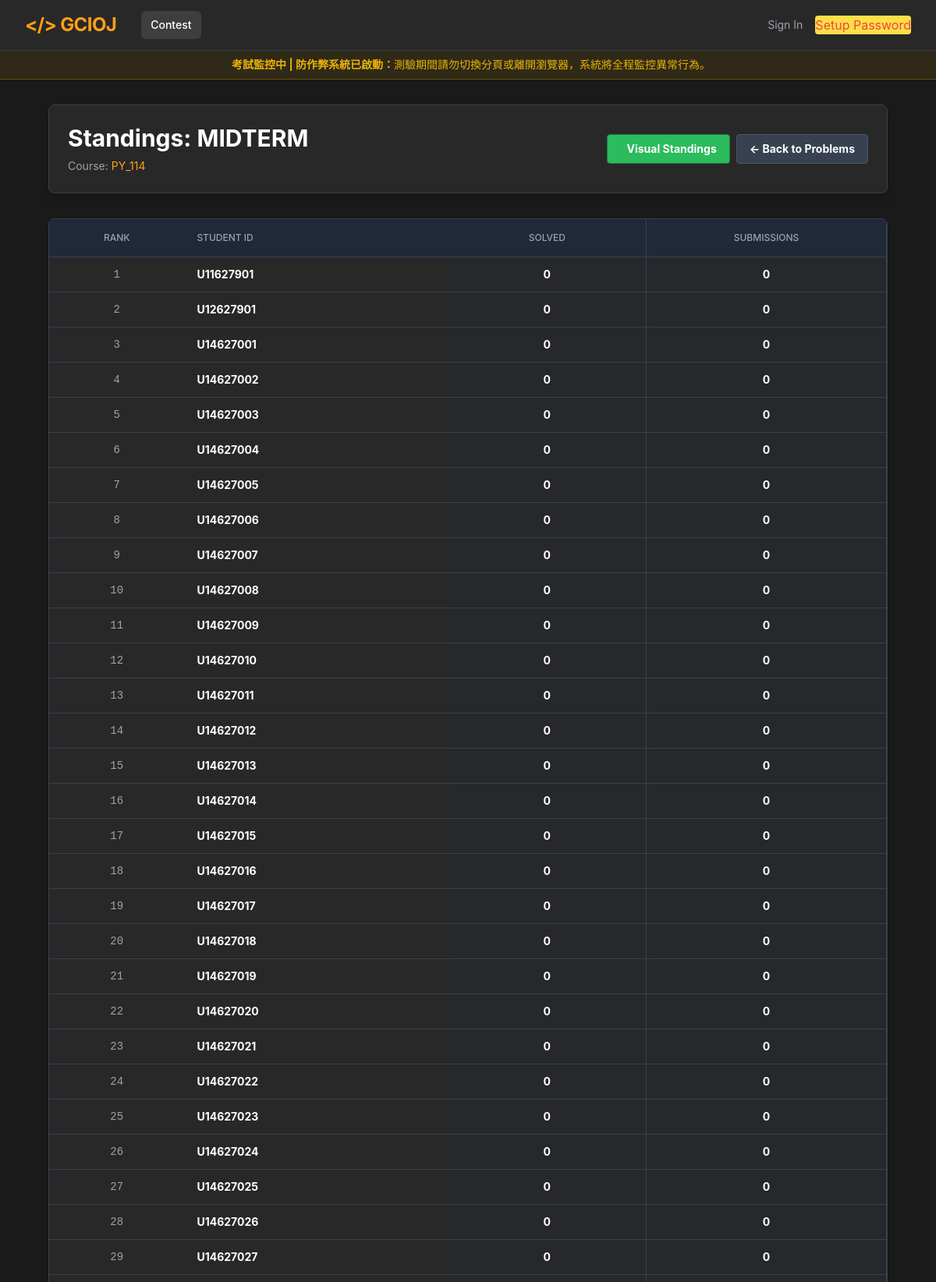
Screenshot of /GCIOJ/standings.php?contestID=32 (upper part) with the database file from the repository.
### tables this page shows
CREATE TABLE `contest` (
  `id` int NOT NULL,
  `name` varchar(100) NOT NULL,
  `course_id` int NOT NULL,
  `course` varchar(100) DEFAULT NULL,
  `is_active` tinyint(1) NOT NULL DEFAULT '0',
  `is_public` tinyint(1) NOT NULL DEFAULT '0',
  `anti_cheat` tinyint(1) NOT NULL DEFAULT '0',
  `start_time` datetime DEFAULT NULL,
  `end_time` datetime DEFAULT NULL
);

CREATE TABLE `student` (
  `id` int NOT NULL,
  `student_id` varchar(50) NOT NULL,
  `password` varchar(20) NOT NULL DEFAULT 'pass',
  `name` varchar(100) DEFAULT NULL,
  `english_name` varchar(100) DEFAULT NULL,
  `class` varchar(50) DEFAULT NULL
);

### GCIOJ/standings.php (the view, shortened to what this page needs)
<?php
$contestId = $_GET['contestID'] ?? 0;
$courseName = $_GET['course'] ?? 0;
$db = DB::connect();
$stmt = $db->prepare("SELECT * FROM contest WHERE id = ?");
$stmt->execute([$contestId]);
$contest = $stmt->fetch(PDO::FETCH_ASSOC);
$stmt = $db->prepare("
    SELECT DISTINCT s.id, s.student_id, s.name
    FROM student s
    JOIN registration r ON s.id = r.student_id
    JOIN course c ON r.course_id = c.id
    JOIN contest con ON con.course = CONCAT(c.code, '_', c.year)
    WHERE con.id = ?
    ORDER BY s.student_id ASC
");
$stmt->execute([$contestId]);
$students = $stmt->fetchAll(PDO::FETCH_ASSOC);
$rankData = [];
usort($students, function($a, $b) use ($rankData) {
    $statA = $rankData[$a['id']] ?? ['solved' => 0, 'latest_id' => 0];
    $statB = $rankData[$b['id']] ?? ['solved' => 0, 'latest_id' => 0];
    if ($statA['solved'] !== $statB['solved']) {
        return $statB['solved'] - $statA['solved'];
    }
    return $statA['latest_id'] - $statB['latest_id'];
});
?>
<!DOCTYPE html>
<html lang="en" class="dark">
<head>
    <script src="https://cdn.tailwindcss.com"></script>
</head>
<body class="bg-dark-bg text-dark-text font-sans min-h-screen flex flex-col">
    <?php include_once 'nav.php'; ?>
    <?php if (isset($contest['anti_cheat']) && $contest['anti_cheat']): ?>
    <div class="bg-yellow-500/10 border-b border-yellow-500/30 text-yellow-500 px-4 py-2 text-sm flex items-center justify-center gap-2 w-full">
        <span><strong>考試監控中 | 防作弊系統已啟動：</strong>測驗期間請勿切換分頁或離開瀏覽器，系統將全程監控異常行為。</span>
    </div>
    <?php endif; ?>
    <main class="flex-grow max-w-[95%] mx-auto px-4 sm:px-6 lg:px-8 py-8 w-full">
        <div class="bg-dark-surface border border-gray-700 rounded-lg p-6 mb-8 shadow-lg">
            <div class="flex flex-col md:flex-row justify-between items-center gap-4">
                <div>
                    <h1 class="text-3xl font-bold text-white mb-2">Standings: <?= htmlspecialchars($contest['name']) ?></h1>
                    <p class="text-dark-muted text-sm">Course: <span class="text-brand-orange"><?= htmlspecialchars($contest['course']) ?></span></p>
                </div>
                <div class="flex gap-2">
                    <a href="standing_animation.php?contestID=<?= $contestId ?>"
                       class="px-4 py-2 bg-brand-green hover:bg-green-600 text-white rounded border border-green-700 transition text-sm font-bold flex items-center gap-2">
                        <i class="fas fa-gamepad"></i> Visual Standings
                    </a>
                    <a href="viewcontest.php?name=<?= urlencode($contest['name']) ?>&course=<?= urlencode($courseName) ?>"
                       class="px-4 py-2 bg-gray-700 hover:bg-gray-600 text-white rounded border border-gray-600 transition text-sm font-bold">
                        ← Back to Problems
                    </a>
                </div>
            </div>
        </div>
        <div class="bg-dark-surface rounded-lg border border-gray-700 overflow-x-auto shadow-lg">
            <table class="w-full text-left border-collapse whitespace-nowrap">
                <thead>
                    <tr class="bg-gray-800 text-dark-muted text-xs uppercase border-b border-gray-700">
                        <th class="px-4 py-4 font-medium w-16 text-center">Rank</th>
                        <th class="px-4 py-4 font-medium w-32">Student ID</th>
                        <th class="px-4 py-4 font-medium w-24 text-center border-r border-gray-700">Solved</th>
                        <th class="px-4 py-4 font-medium w-24 text-center border-r border-gray-700">Submissions</th>
                    </tr>
                </thead>
                <tbody class="divide-y divide-gray-700 text-sm">
                    <?php
                    $rank = 1;
                    foreach ($students as $s):
                        $stats = $rankData[$s['id']] ?? ['solved' => 0, 'total_sub' => 0];
                    ?>
                        <tr class="hover:bg-dark-hover transition">
                            <td class="px-4 py-3 text-center text-dark-muted font-mono"><?= $rank++ ?></td>
                            <td class="px-4 py-3">
                                <div class="font-bold text-white"><?= htmlspecialchars($s['student_id']) ?></div>
                            </td>
                            <td class="px-4 py-3 text-center font-bold text-white border-r border-gray-700 bg-gray-800/20">
                                <?= $stats['solved'] ?>
                            </td>
                            <td class="px-4 py-3 text-center font-bold text-white border-r border-gray-700 bg-gray-800/20">
                                <?= $stats['total_sub'] ?>
                            </td>
                        </tr>
                    <?php endforeach; ?>
                </tbody>
            </table>
        </div>
    </main>
</body>
</html>

### rows the page displays
contest: name "MIDTERM", course "PY_114"
student: student "U11627901", id "0"
student: student "U12627901", id "0"
student: student "U14627001", id "0"
student: student "U14627002", id "0"
student: student "U14627003", id "0"
student: student "U14627004", id "0"
student: student "U14627005", id "0"
student: student "U14627006", id "0"
student: student "U14627007", id "0"
student: student "U14627008", id "0"
student: student "U14627009", id "0"
student: student "U14627010", id "0"
student: student "U14627011", id "0"
student: student "U14627012", id "0"
student: student "U14627013", id "0"
student: student "U14627014", id "0"
student: student "U14627015", id "0"
student: student "U14627016", id "0"
student: student "U14627017", id "0"
student: student "U14627018", id "0"
student: student "U14627019", id "0"
student: student "U14627020", id "0"
student: student "U14627021", id "0"
student: student "U14627022", id "0"
student: student "U14627023", id "0"
student: student "U14627024", id "0"
student: student "U14627025", id "0"
student: student "U14627026", id "0"
student: student "U14627027", id "0"
